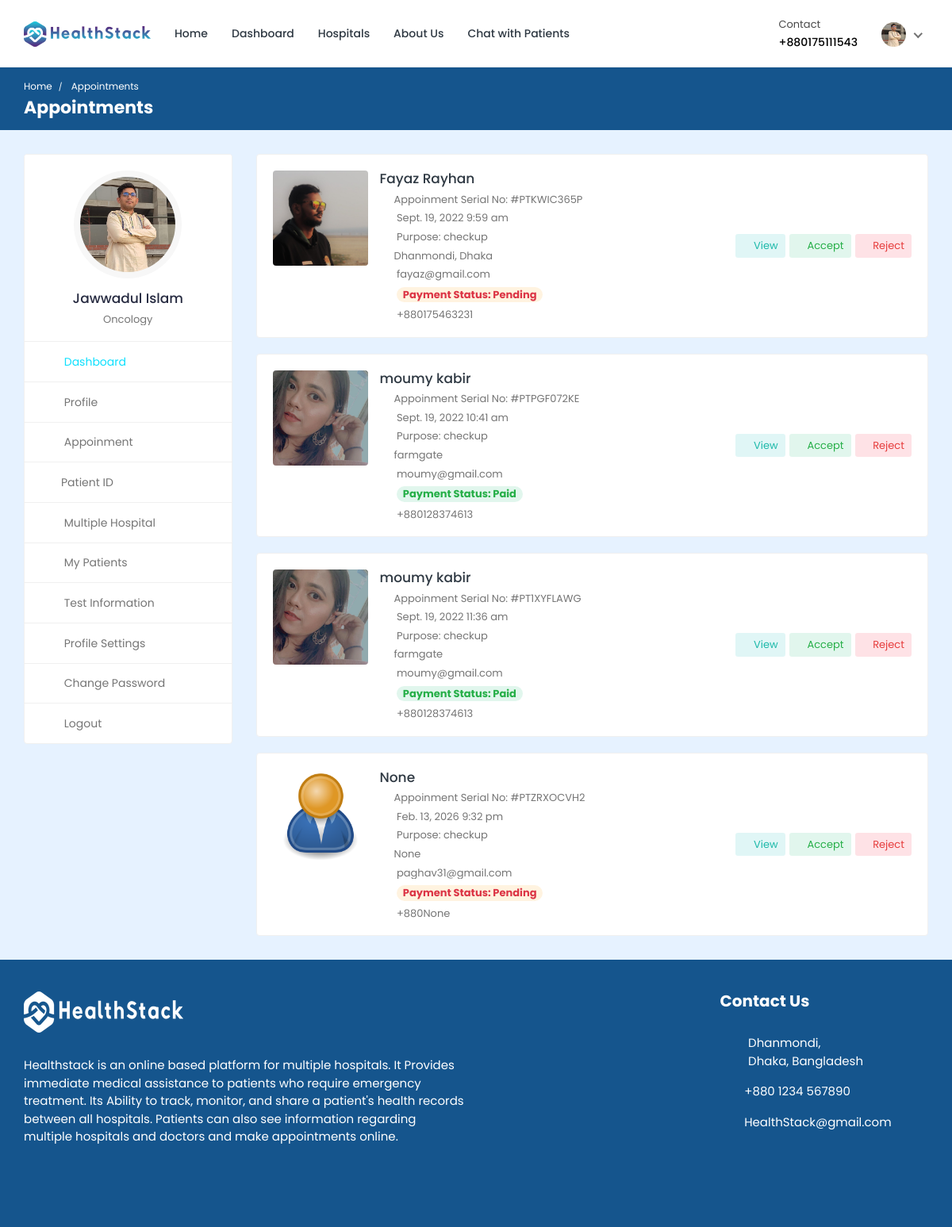
The app's page /doctor/appointments/ (signed in) with its own data.
### doctor/models.py (models this page shows, shortened)
class Doctor_Information(models.Model):
    DOCTOR_TYPE = (
        ('Cardiologists', 'Cardiologists'),
        ('Neurologists', 'Neurologists'),
        ('Pediatricians', 'Pediatricians'),
        ('Physiatrists', 'Physiatrists'),
        ('Dermatologists', 'Dermatologists'),
    )
    doctor_id = models.AutoField(primary_key=True)
    user = models.OneToOneField(User, on_delete=models.CASCADE, null=True, blank=True, related_name='profile')
    name = models.CharField(max_length=200, null=True, blank=True)
    username = models.CharField(max_length=200, null=True, blank=True)
    gender = models.CharField(max_length=200, null=True, blank=True)
    description = models.TextField(max_length=1000, null=True, blank=True)
    department = models.CharField(max_length=200, choices=DOCTOR_TYPE, null=True, blank=True)
    department_name = models.ForeignKey(hospital_department, on_delete=models.SET_NULL, null=True, blank=True)
    specialization = models.ForeignKey(specialization, on_delete=models.SET_NULL, null=True, blank=True)
    featured_image = models.ImageField(upload_to='doctors/', default='doctors/user-default.png', null=True, blank=True)
    certificate_image = models.ImageField(upload_to='doctors_certificate/', default='doctors_certificate/default.png', null=True, blank=True)
    email = models.EmailField(max_length=200, null=True, blank=True)
    phone_number = models.CharField(max_length=200, null=True, blank=True)
    nid = models.CharField(max_length=200, null=True, blank=True)
    visiting_hour = models.CharField(max_length=200, null=True, blank=True)
    consultation_fee = models.IntegerField(null=True, blank=True)
    report_fee = models.IntegerField(null=True, blank=True)
    dob = models.CharField(max_length=200, null=True, blank=True)
    institute = models.CharField(max_length=200, null=True, blank=True)
    degree = models.CharField(max_length=200, null=True, blank=True)
    completion_year = models.CharField(max_length=200, null=True, blank=True)
    work_place = models.CharField(max_length=200, null=True, blank=True)
    designation = models.CharField(max_length=200, null=True, blank=True)
    start_year = models.CharField(max_length=200, null=True, blank=True)
    end_year = models.CharField(max_length=200, null=True, blank=True)
    register_status =  models.CharField(max_length=200, null=True, blank=True)
    hospital_name = models.ForeignKey(Hospital_Information, on_delete=models.SET_NULL, null=True, blank=True)

class Appointment(models.Model):
    APPOINTMENT_TYPE = (
        ('report', 'report'),
        ('checkup', 'checkup'),
    )
    APPOINTMENT_STATUS = (
        ('pending', 'pending'),
        ('confirmed', 'confirmed'),
        ('cancelled', 'cancelled'),
    )
    id = models.AutoField(primary_key=True)
    date = models.DateField(null=True, blank=True)
    time = models.CharField(max_length=200, null=True, blank=True)
    doctor = models.ForeignKey(Doctor_Information, on_delete=models.CASCADE, null=True, blank=True)
    patient = models.ForeignKey(Patient, on_delete=models.CASCADE, null=True, blank=True)
    appointment_type = models.CharField(max_length=200, choices=APPOINTMENT_TYPE)
    appointment_status = models.CharField(max_length=200, choices=APPOINTMENT_STATUS)
    serial_number = models.CharField(max_length=200, null=True, blank=True)
    payment_status = models.CharField(max_length=200, null=True, blank=True, default='pending')
    transaction_id = models.CharField(max_length=255, null=True, blank=True)
    message = models.CharField(max_length=255, null=True, blank=True)

### hospital_admin/models.py (models this page shows, shortened)
class specialization(models.Model):
    specialization_id = models.AutoField(primary_key=True)
    specialization_name = models.CharField(max_length=200, null=True, blank=True)
    hospital = models.ForeignKey(Hospital_Information, on_delete=models.CASCADE, null=True, blank=True)

### hospital/models.py (models this page shows, shortened)
class Patient(models.Model):
    patient_id = models.AutoField(primary_key=True)
    user = models.OneToOneField(User, on_delete=models.CASCADE, null=True, blank=True, related_name='patient')
    name = models.CharField(max_length=200, null=True, blank=True)
    username = models.CharField(max_length=200, null=True, blank=True)
    age = models.IntegerField(null=True, blank=True)
    email = models.EmailField(max_length=200, null=True, blank=True)
    phone_number = models.IntegerField(null=True, blank=True)
    address = models.CharField(max_length=200, null=True, blank=True)
    featured_image = models.ImageField(upload_to='patients/', default='patients/user-default.png', null=True, blank=True)
    blood_group = models.CharField(max_length=200, null=True, blank=True)
    history = models.CharField(max_length=200, null=True, blank=True)
    dob = models.CharField(max_length=200, null=True, blank=True)
    nid = models.CharField(max_length=200, null=True, blank=True)
    serial_number = models.CharField(max_length=200, null=True, blank=True)
    login_status = models.CharField(max_length=200, null=True, blank=True, default="offline")

### doctor/views.py (the view)
# urls.py: path('appointments/',views.appointments, name='appointments'),
@csrf_exempt
@login_required(login_url="doctor-login")
def appointments(request):
    doctor = Doctor_Information.objects.get(user=request.user)
    appointments = Appointment.objects.filter(doctor=doctor).filter(appointment_status='pending').order_by('date')
    context = {'doctor': doctor, 'appointments': appointments}
    return render(request, 'appointments.html', context)

### templates/appointments.html (shortened to what this page needs)
{% load static %}
<!DOCTYPE html>
<html lang="en">
  <head>
    <link
      rel="stylesheet"
      href="{% static 'HealthStack-System/css/Normal/bootstrap.min.css' %}"
    />
    <link
      rel="stylesheet"
      href="{% static 'HealthStack-System/plugins/Normal/fontawesome/css/fontawesome.min.css' %}"
    />
    <link
      rel="stylesheet"
      href="{% static 'HealthStack-System/plugins/Normal/fontawesome/css/all.min.css' %}"
    />
    <link
      rel="stylesheet"
      href="{% static 'HealthStack-System/css/Normal/style.css' %}"
    />
  </head>
  <body>
    <div class="main-wrapper">
      <header class="header">{% include 'doctor-navbar.html' %}</header>
      <div class="breadcrumb-bar">
        <div class="container-fluid">
          <div class="row align-items-center">
            <div class="col-md-12 col-12">
              <nav aria-label="breadcrumb" class="page-breadcrumb">
                <ol class="breadcrumb">
                  <li class="breadcrumb-item">
                    <a href="index-2.html">Home</a>
                  </li>
                  <li class="breadcrumb-item active" aria-current="page">
                    Appointments
                  </li>
                </ol>
              </nav>
              <h2 class="breadcrumb-title">Appointments</h2>
            </div>
          </div>
        </div>
      </div>
      <div class="content">
        <div class="container-fluid">
          <div class="row">
            <div class="col-md-5 col-lg-4 col-xl-3 theiaStickySidebar">
              <div>{% include 'doctor-sidebar.html' %}</div>
            </div>
            <div class="col-md-7 col-lg-8 col-xl-9">
              <div class="appointments">
                {% for app in appointments %}
                <div class="appointment-list">
                  <div class="profile-info-widget">
                    <a href="patient-profile.html" class="booking-doc-img">
                      <img
                        src="{{app.patient.featured_image.url}}"
                        alt="User Image"
                      />
                    </a>
                    <div class="profile-det-info">
                      <h3><a href="{%url 'patient-profile' pk=app.patient.patient_id%}">{{app.patient.name}}</a></h3>
                      <div class="patient-details">
                        <h5>
                          <i class="fas fa-file"></i>Appoinment Serial No: #PT{{app.serial_number}}
                        </h5>
                        <h5>
                          <i class="far fa-clock"></i> {{app.date}} {{app.time}}
                        </h5>
                        <h5>
                          <i class="fas fa-briefcase-medical"></i> Purpose: {{app.appointment_type}}
                        </h5>
                        <h5>
                          <i class="fas fa-map-marker-alt"></i>{{app.patient.address}}
                        </h5>
                        <h5>
                          <i class="fas fa-envelope"></i> {{app.patient.email}}
                        </h5>
                        <h5>
                          {% if app.payment_status == 'pending' %}
                          <i class="fas fa-money-check-alt"></i> <span class="badge badge-pill bg-warning-light">Payment Status: Pending</span>
                          {% endif %}
                          {% if app.payment_status == 'VALID' %}
                          <i class="fas fa-money-check-alt"></i> <span class="badge badge-pill bg-success-light">Payment Status: Paid</span>
                          {% endif %}
                        </h5>
                        <h5 class="mb-0">
                          <i class="fas fa-phone"></i> +880{{app.patient.phone_number}}
                        </h5>
                      </div>
                    </div>
                  </div>
                  <div class="appointment-action">
                    <a href="#" class="btn btn-sm bg-info-light" data-toggle="modal" data-target="#appt_details"><i class="far fa-eye"></i> View</a>
                    <a href="{% url 'accept-appointment' pk=app.id %}" onclick="return confirm('Accept appointment?');" class="btn btn-sm bg-success-light"><i class="fas fa-check"></i> Accept</a>
                    <a href="{% url 'reject-appointment' pk=app.id %}" onclick="return confirm('Reject Appointment?');" class="btn btn-sm bg-danger-light"><i class="fas fa-times"></i> Reject</a>
                  </div>
                </div>
                {% endfor %}
              </div>
            </div>
          </div>
        </div>
      </div>
      {% include 'footer.html' %}
    </div>
  </body>
</html>

### templates/doctor-navbar.html (shortened to what this page needs)
{% load static %}
<nav class="navbar navbar-expand-lg header-nav">
  <div class="navbar-header">
    <a href="{% url 'hospital_home'%}" class="navbar-brand logo">
      <img
        src="{% static 'HealthStack-System/images/Normal/logo.jpg' %}"
        class="img-fluid"
        alt="Logo"
      />
    </a>
  </div>
  <div class="main-menu-wrapper">
    <ul class="main-nav">
      <li>
        <a href="{% url 'hospital_home'%}">Home</a>
      </li>
      <li>
        <a href="{% url 'doctor-dashboard'%}">Dashboard</a>
      </li>
      <li><a href="{% url 'multiple-hospital' %}" style="text-decoration: none;">Hospitals</a></li>
      <li>
        <a href="{% url 'about-us'%}">About Us</a>
      </li>
      <li>
        <a href="{% url 'chat-home' pk=user.id %}">Chat with Patients</a>
      </li>
    </ul>
  </div>
  <ul class="nav header-navbar-rht">
    <li class="nav-item contact-item">
      <div class="header-contact-img">
        <i class="far fa-hospital"></i>
      </div>
      <div class="header-contact-detail">
        <p class="contact-header">Contact</p>
        <p class="contact-info-header">+88{{doctor.phone_number}}</p>
      </div>
    </li>
    <li class="nav-item dropdown has-arrow logged-item">
      <a href="#" class="dropdown-toggle nav-link" data-toggle="dropdown">
        <span class="user-img">
          <img
            class="rounded-circle"
            src="{{ doctor.featured_image.url }}"
            width="31"
            alt="Darren Elder"
          />
        </span>
      </a>
    </li>
  </ul>
</nav>

### templates/doctor-sidebar.html (shortened to what this page needs)
{% load static %}
<div class="profile-sidebar">
  <div class="widget-profile pro-widget-content">
    <div class="profile-info-widget">
      <a href="#" class="booking-doc-img">
        <img
          src="{{ doctor.featured_image.url }}"
          alt="User Image"
        />
      </a>
      <div class="profile-det-info">
        <h3>{{ doctor.name }}</h3>
        <div class="patient-details">
          <h5 class="mb-0">{{doctor.specialization.specialization_name}}</h5>
        </div>
      </div>
    </div>
  </div>
  <div class="dashboard-widget">
    <nav class="dashboard-menu sidebar">
      <ul>
        <li class="active">
          <a href="{% url 'doctor-dashboard' %}">
            <i class="fas fa-columns"></i>
            <span>Dashboard</span>
          </a>
        </li>
        <li>
        <a href="{% url 'doctor-profile' pk=doctor.doctor_id %}">
          <i class="fas fa-user"></i>
          <span>Profile</span>
        </a>
      </li>
        <li>
          <a href="{% url 'appointments'%}">
            <i class="fas fa-user-circle"></i>
            <span>Appoinment</span>
          </a>
        </li>
        <li class="nav-item has-submenu">
            <a href="#" class="nav-link"><i class="fas fa-search"></i><span>Patient ID</span></a>
        </li>
        <li>
          <a href="{% url 'multiple-hospital' %}">
            <i class="fas fa-hospital"></i>
            <span>Multiple Hospital</span>
          </a>
      </li>
        <li>
          <a href="{% url 'my-patients' %}">
            <i class="fas fa-user-injured"></i>
            <span>My Patients</span>
          </a>
        </li>
        <li>
          <a href="{% url 'doctor-test-list'%}" target="_blank">
            <i class="fas fa-hourglass-start"></i>
            <span>Test Information</span>
          </a>
        </li>
        <li>
          <a
            href="{% url 'doctor-profile-settings' %}"
          >
            <i class="fas fa-user-cog"></i>
            <span>Profile Settings</span>
          </a>
        </li>
        <li>
          <a href="{% url 'doctor-change-password' pk=user.id%}">
            <i class="fas fa-lock"></i>
            <span>Change Password</span>
          </a>
        </li>
        <li>
          <a href="{% url 'doctor-logout'%}">
            <i class="fas fa-sign-out-alt"></i>
            <span>Logout</span>
          </a>
        </li>
      </ul>
    </nav>
  </div>
</div>

### records on screen
Doctor_Information: phone_number "0175111543", featured_image (picture), name "Jawwadul Islam", specialization.specialization_name "Oncology"
Appointment: patient.featured_image (picture), patient.name "Fayaz Rayhan", serial_number "KWIC365P", date "Sept. 19, 2022", time "9:59 am", appointment_type "checkup", patient.address "Dhanmondi, Dhaka", patient.email "fayaz@gmail.com", payment_status "Payment Status: Pending", patient.phone_number "175463231"
Appointment: patient.featured_image (picture), patient.name "moumy kabir", serial_number "PGF072KE", date "Sept. 19, 2022", time "10:41 am", appointment_type "checkup", patient.address "farmgate", patient.email "moumy@gmail.com", payment_status "Payment Status: Paid", patient.phone_number "128374613"
Appointment: patient.featured_image (picture), patient.name "moumy kabir", serial_number "1XYFLAWG", date "Sept. 19, 2022", time "11:36 am", appointment_type "checkup", patient.address "farmgate", patient.email "moumy@gmail.com", payment_status "Payment Status: Paid", patient.phone_number "128374613"
Appointment: patient.featured_image (placeholder picture), patient.name "None", serial_number "ZRXOCVH2", date "Feb. 13, 2026", time "9:32 pm", appointment_type "checkup", patient.address "None", patient.email "paghav31@gmail.com", payment_status "Payment Status: Pending", patient.phone_number "None"
